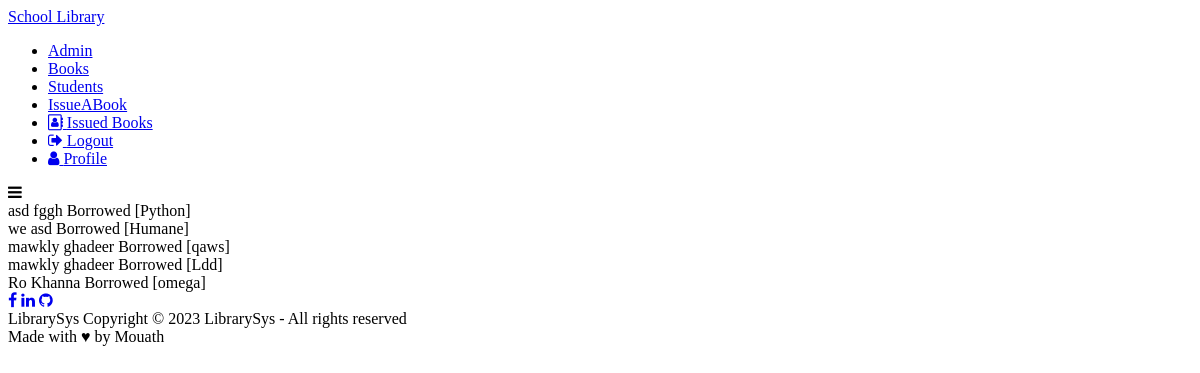
The page /Issued_Books/ (signed in) on the database its author committed.
### LibraryApp/models.py (models this page shows, shortened)
class Issued_Book(models.Model):
    book=models.OneToOneField(
        Book,
        on_delete=models.CASCADE,
    )
    issued_date = models.DateField(auto_now=True)
    expiry_date = models.DateField(default=expiry)
    student=models.ForeignKey(
        Student,
        on_delete=models.CASCADE,
        related_name="issued_books"
    )

class Student(models.Model):
    FName=models.CharField(max_length=10)
    LName=models.CharField(max_length=10)
    TelNo=models.CharField(max_length=10)
    user=models.OneToOneField(
        User,
        on_delete=models.CASCADE
    )

class Book(models.Model):
    Name=models.CharField(max_length=15)
    Price=models.PositiveIntegerField()
    Desc=models.CharField(max_length=100)
    cat=models.ForeignKey(
        Category,
        on_delete=models.CASCADE,
        related_name="books"
    )
    auther=models.ForeignKey(
        Auther,
        on_delete=models.CASCADE,
        related_name="books"
    )

### LibraryApp/views.py (the view)
# urls.py: path('Issued_Books/', views.Issued_Books, name='Issued_Books'),
def Issued_Books(req):
    if(req.user.is_authenticated):
        if req.user.is_superuser:
            IssuedBooks=models.Issued_Book.objects.all() #all the issued Books
        else:
            IssuedBooks=models.Issued_Book.objects.filter(
                student_id=req.user.student.id
            )
        con={
            'IssuedBooks':IssuedBooks
        }
        return render(req,'Library/Issued_Books.html',con)
    else:
        return redirect('LibraryApp:login')

### LibraryApp/templates/Library/Issued_Books.html
{% extends 'base.html' %}
{% block content %}
<div>
    {% for i in IssuedBooks %}
        <div>{{i.student.FName}} {{i.student.LName}} Borrowed [{{i.book.Name}}]</div>
    {% endfor %}
</div>
{% endblock %}

### rows shown on the page
Issued_Book: student.FName "asd", student.LName "fggh", book.Name "Python"
Issued_Book: student.FName "we", student.LName "asd", book.Name "Humane"
Issued_Book: student.FName "mawkly", student.LName "ghadeer", book.Name "qaws"
Issued_Book: student.FName "mawkly", student.LName "ghadeer", book.Name "Ldd"
Issued_Book: student.FName "Ro", student.LName "Khanna", book.Name "omega"
